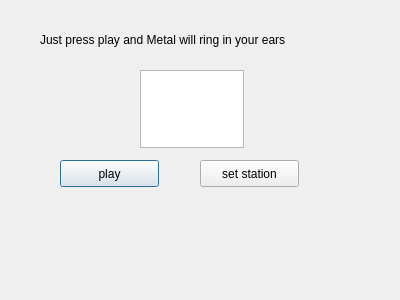
<?xml version="1.0" encoding="UTF-8"?>
<ui version="4.0">
 <class>Dialog</class>
 <widget class="QDialog" name="Dialog">
  <property name="geometry">
   <rect>
    <x>0</x>
    <y>0</y>
    <width>400</width>
    <height>300</height>
   </rect>
  </property>
  <property name="windowTitle">
   <string>Dialog</string>
  </property>
  <widget class="QLabel" name="label">
   <property name="geometry">
    <rect>
     <x>40</x>
     <y>30</y>
     <width>361</width>
     <height>20</height>
    </rect>
   </property>
   <property name="text">
    <string>Just press play and Metal will ring in your ears</string>
   </property>
  </widget>
  <widget class="QPushButton" name="playBtn">
   <property name="geometry">
    <rect>
     <x>60</x>
     <y>160</y>
     <width>99</width>
     <height>27</height>
    </rect>
   </property>
   <property name="text">
    <string>play</string>
   </property>
   <property name="icon">
    <iconset theme="SP_MediaPlay"/>
   </property>
  </widget>
  <widget class="QTextEdit" name="enterUrl">
   <property name="geometry">
    <rect>
     <x>140</x>
     <y>70</y>
     <width>104</width>
     <height>78</height>
    </rect>
   </property>
  </widget>
  <widget class="QPushButton" name="setBtn">
   <property name="geometry">
    <rect>
     <x>200</x>
     <y>160</y>
     <width>99</width>
     <height>27</height>
    </rect>
   </property>
   <property name="text">
    <string>set station</string>
   </property>
  </widget>
 </widget>
 <resources/>
 <connections/>
</ui>
